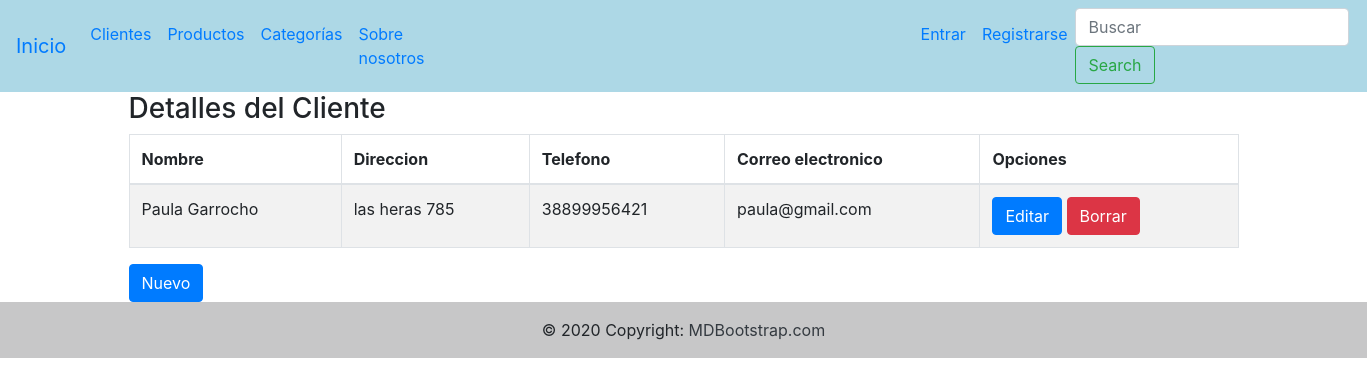
The page /cliente/detalle_cliente/1/ on the database as committed earlier.
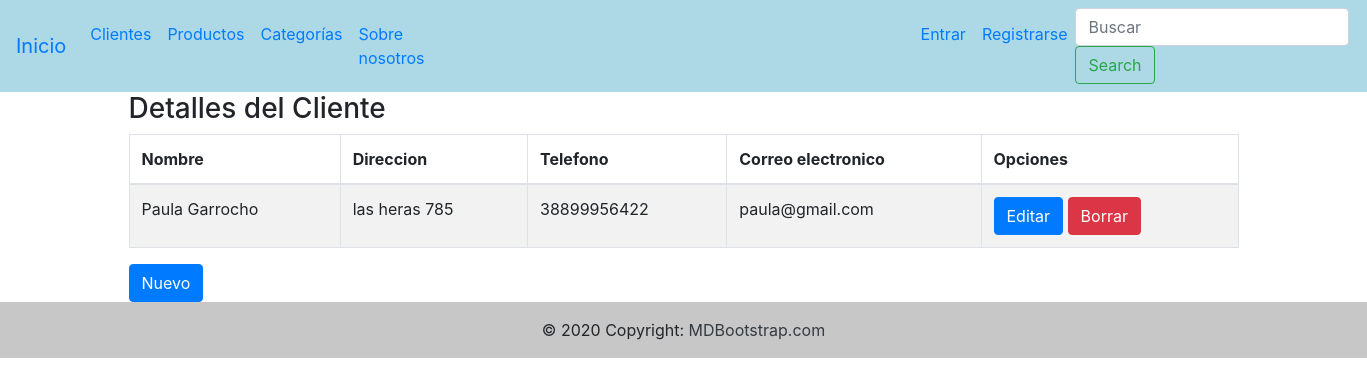
The same page on the database as committed later.
### cliente/models.py (models this page shows, shortened)
class Cliente(models.Model):
    nombre=models.CharField(max_length=50)
    direccion=models.CharField(max_length=50)
    telefono=models.CharField(max_length=15)
    email=models.EmailField()
    class Meta:
        verbose_name="Cliente"
        verbose_name_plural="Clientes"

### cliente/views.py (the view)
# urls.py: path('detalle_cliente/<int:pk>/', Detalle_cliente.as_view(), name='detalle_cliente'),
class Detalle_cliente(DetailView):
    model = Cliente
    template_name = 'cliente/detalle_cliente.html'

### templates/cliente/detalle_cliente.html (shortened to what this page needs)
{% extends 'base.html' %}
{% block contenido  %}
<div class="container">
    <h3>Detalles del Cliente</h3>
    <table id="example" class="table table-striped table-bordered" style="width:100%">
        <thead>
            <tr>
                <th>Nombre</th>
                <th>Direccion</th>
                <th>Telefono</th>
                <th>Correo electronico</th>
                <th>Opciones</th>
            </tr>
        </thead>
        <tbody>
            <tr>
                <td>{{object.nombre}}</td>
                <td>{{object.direccion}}</td>
                <td>{{object.telefono}}</td>
                <td>{{object.email}}</td>
                <td><a href="/cliente/editar_cliente/{{cliente.id}}" class="btn btn-primary">Editar</a>
                    <a href="/cliente/borrar_cliente/{{cliente.id}}/" class="btn btn-danger">Borrar</a></td>
            </tr>
        </tbody>
    </table>
</div>
<div class="container">
    <a href="/cliente/nuevo_cliente/" class="btn btn-primary">Nuevo</a>
</div>
{% endblock %}

Rows that differ between the two databases and show on the page:
changed Cliente "Paula Garrocho": telefono "38899956421" → "38899956422"
